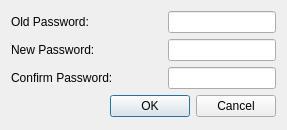
<?xml version="1.0" encoding="UTF-8"?>
<ui version="4.0">
 <class>ChgPwdDialog</class>
 <widget class="QDialog" name="ChgPwdDialog">
  <property name="geometry">
   <rect>
    <x>0</x>
    <y>0</y>
    <width>287</width>
    <height>130</height>
   </rect>
  </property>
  <property name="windowTitle">
   <string>Dialog</string>
  </property>
  <layout class="QVBoxLayout" name="verticalLayout">
   <item>
    <layout class="QHBoxLayout" name="horizontalLayout">
     <item>
      <widget class="QLabel" name="label">
       <property name="text">
        <string>Old Password:</string>
       </property>
      </widget>
     </item>
     <item>
      <spacer name="horizontalSpacer">
       <property name="orientation">
        <enum>Qt::Horizontal</enum>
       </property>
       <property name="sizeHint" stdset="0">
        <size>
         <width>13</width>
         <height>20</height>
        </size>
       </property>
      </spacer>
     </item>
     <item>
      <widget class="QLineEdit" name="oldPwd">
       <property name="echoMode">
        <enum>QLineEdit::Password</enum>
       </property>
      </widget>
     </item>
    </layout>
   </item>
   <item>
    <layout class="QHBoxLayout" name="horizontalLayout_2">
     <item>
      <widget class="QLabel" name="label_2">
       <property name="text">
        <string>New Password:</string>
       </property>
      </widget>
     </item>
     <item>
      <spacer name="horizontalSpacer_2">
       <property name="orientation">
        <enum>Qt::Horizontal</enum>
       </property>
       <property name="sizeHint" stdset="0">
        <size>
         <width>13</width>
         <height>20</height>
        </size>
       </property>
      </spacer>
     </item>
     <item>
      <widget class="QLineEdit" name="newPwd">
       <property name="echoMode">
        <enum>QLineEdit::Password</enum>
       </property>
      </widget>
     </item>
    </layout>
   </item>
   <item>
    <layout class="QHBoxLayout" name="horizontalLayout_3">
     <item>
      <widget class="QLabel" name="label_3">
       <property name="text">
        <string>Confirm Password:</string>
       </property>
      </widget>
     </item>
     <item>
      <spacer name="horizontalSpacer_3">
       <property name="orientation">
        <enum>Qt::Horizontal</enum>
       </property>
       <property name="sizeHint" stdset="0">
        <size>
         <width>13</width>
         <height>20</height>
        </size>
       </property>
      </spacer>
     </item>
     <item>
      <widget class="QLineEdit" name="confirmPwd">
       <property name="echoMode">
        <enum>QLineEdit::Password</enum>
       </property>
      </widget>
     </item>
    </layout>
   </item>
   <item>
    <widget class="QDialogButtonBox" name="buttonBox">
     <property name="orientation">
      <enum>Qt::Horizontal</enum>
     </property>
     <property name="standardButtons">
      <set>QDialogButtonBox::Cancel|QDialogButtonBox::Ok</set>
     </property>
    </widget>
   </item>
  </layout>
 </widget>
 <resources/>
 <connections>
  <connection>
   <sender>buttonBox</sender>
   <signal>rejected()</signal>
   <receiver>ChgPwdDialog</receiver>
   <slot>reject()</slot>
   <hints>
    <hint type="sourcelabel">
     <x>316</x>
     <y>260</y>
    </hint>
    <hint type="destinationlabel">
     <x>286</x>
     <y>274</y>
    </hint>
   </hints>
  </connection>
 </connections>
</ui>
